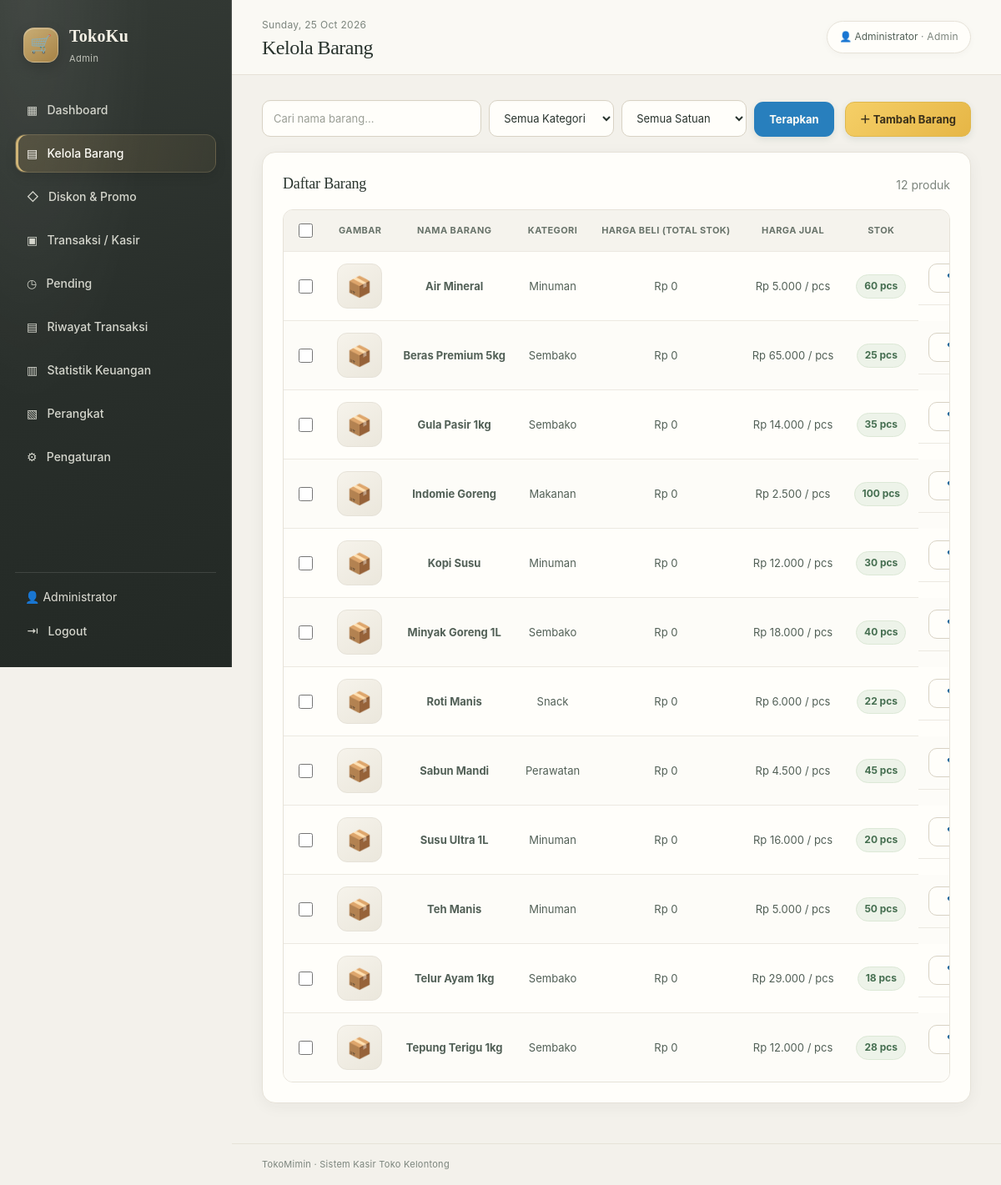
The page /products.php (signed in) on the database its author committed.
### tables this page shows
CREATE TABLE products (
 id INT AUTO_INCREMENT PRIMARY KEY,
 kode VARCHAR(30) NOT NULL UNIQUE,
 barcode VARCHAR(100) NULL,
 barcode_pcs VARCHAR(100) NULL,
 harga_beli DECIMAL(12,2) NOT NULL DEFAULT 0,
 modal_total DECIMAL(12,2) NULL,
 nama VARCHAR(150) NOT NULL,
 kategori VARCHAR(80) NOT NULL DEFAULT 'Umum',
 harga DECIMAL(12,2) NOT NULL DEFAULT 0,
 harga_pack DECIMAL(12,2) NOT NULL DEFAULT 0,
 isi_per_pack INT NOT NULL DEFAULT 1,
 satuan_isi VARCHAR(20) NOT NULL DEFAULT 'pcs',
 stok DECIMAL(12,3) NOT NULL DEFAULT 0,
 satuan VARCHAR(20) NOT NULL DEFAULT 'pcs',
 gambar VARCHAR(255) NULL,
 created_at TIMESTAMP DEFAULT CURRENT_TIMESTAMP
);

### config.php (called while the page is built, shortened)
<?php
function e($value) {
    return htmlspecialchars((string)$value, ENT_QUOTES, 'UTF-8');
}
function rupiah($angka) {
    return 'Rp ' . number_format((float)$angka, 0, ',', '.');
}

### products.php (the view, shortened to what this page needs)
<?php
require 'config.php'; hanya_admin();
if ($_SESSION['user']['role']==='admin') {
    $pdo->exec("UPDATE products SET satuan='galon' WHERE satuan='liter'");
} else {
    $unitColumn = $pdo->prepare("SELECT COUNT(*) FROM INFORMATION_SCHEMA.COLUMNS WHERE TABLE_SCHEMA = DATABASE() AND TABLE_NAME = 'products' AND COLUMN_NAME = 'satuan'");
    $unitColumn->execute();
    $hasUnitColumn = (bool)$unitColumn->fetchColumn();
}
$q=trim($_GET['q']??'');
$conditions=[];$params=[];
$sql="SELECT * FROM products".($conditions?' WHERE '.implode(' AND ',$conditions):'')." ORDER BY nama";
$stmt=$pdo->prepare($sql);$stmt->execute($params);$products=$stmt->fetchAll();
$formatQuantity=static fn($value): string => rtrim(rtrim(number_format((float)$value,3,'.',''), '0'), '.');
require 'includes/header.php';
?>
<div class="toolbar"><form method="get" class="search-form products-filter-form"><input id="product-search-input" name="q" value="<?= e($q) ?>" placeholder="Cari nama barang..." autocomplete="off"><select name="kategori" aria-label="Filter kategori"><option value="">Semua Kategori</option></select><select name="satuan" aria-label="Filter satuan stok"><option value="">Semua Satuan</option></select><button class="btn blue">Terapkan</button></form><?php if($_SESSION['user']['role']==='admin'): ?><div class="product-toolbar-actions"><button class="btn gold" type="button" id="open-product-form">＋ Tambah Barang</button></div><?php endif; ?></div>
<section class="panel"><div class="panel-head"><h3>Daftar Barang</h3><span class="muted" id="product-count"><?= count($products) ?> produk</span></div><div class="table-wrap"><table class="products-table"><thead><tr><th><input id="select-all-products" type="checkbox" aria-label="Pilih semua barang"></th><th>Gambar</th><th>Nama Barang</th><th>Kategori</th><?php if($_SESSION['user']['role']==='admin'): ?><th>Harga Beli (Total Stok)</th><?php endif; ?><th>Harga Jual</th><th>Stok</th><?php if($_SESSION['user']['role']==='admin'): ?><th>Aksi</th><?php endif; ?></tr></thead><tbody id="products-table-body">
<?php foreach($products as $p): $stockUnit=$p['satuan']??'pcs'; $isBulkUnit=in_array($stockUnit,['pack','dus','sachet','box'],true); $packSize=max(1,(int)($p['isi_per_pack']??1)); $stockPieces=(int)$p['stok']; $fullPacks=$isBulkUnit?intdiv($stockPieces,$packSize):0; $loosePieces=$isBulkUnit?$stockPieces%$packSize:0; $legacyModalTotal=($stockUnit==='kg')?(float)($p['harga_beli']??0):(float)($p['harga_beli']??0)*(float)$p['stok']; $stockCapital=$p['modal_total']??$legacyModalTotal; ?><tr><td><input class="product-row-checkbox" type="checkbox" value="<?= (int)$p['id'] ?>" aria-label="Pilih <?= e($p['nama']) ?>"></td><td><?php if(!empty($p['gambar'])): ?><img class="product-thumbnail" src="<?= e($p['gambar']) ?>" alt="<?= e($p['nama']) ?>"><?php else: ?><span class="product-thumbnail-placeholder" aria-label="Tidak ada gambar">📦</span><?php endif; ?></td><td><b><?= e($p['nama']) ?></b></td><td><?= e($p['kategori']) ?></td><?php if($_SESSION['user']['role']==='admin'): ?><td><?= rupiah($stockCapital) ?></td><?php endif; ?><td><?php if($isBulkUnit): ?><div><?= rupiah($p['harga_pack']??0) ?> / <?= e($stockUnit) ?></div><small><?= rupiah($p['harga']) ?> / pcs</small><?php else: ?><?= rupiah($p['harga']) ?> / <?= e($stockUnit) ?><?php endif; ?></td><td><span class="badge <?= $p['stok']<10?'warning':'success' ?>"><?php if($isBulkUnit): ?><?= $stockPieces ?> pcs (<?= $fullPacks ?> <?= e($stockUnit) ?><?php if($loosePieces>0): ?> + sisa <?= $loosePieces ?> pcs<?php endif; ?>)<?php else: ?><?= $stockUnit==='kg'?$formatQuantity($p['stok']):(int)$p['stok'] ?> <?= e($stockUnit) ?><?php endif; ?></span></td><?php if($_SESSION['user']['role']==='admin'): ?><td class="actions"><div class="product-action-card"><a class="product-action-button edit" href="products.php?edit=<?= $p['id'] ?>"><span aria-hidden="true">✎</span> Edit</a><button class="product-action-button delete delete-product-button" type="button" data-product-id="<?= (int)$p['id'] ?>" data-product-name="<?= e($p['nama']) ?>"><span aria-hidden="true">⌫</span> Hapus</button></div></td><?php endif; ?></tr><?php endforeach; ?>
</tbody></table></div></section>
<?php require 'includes/footer.php'; ?>

### rows shown on the page
products: nama "Air Mineral", kategori "Minuman", rupiah($stockCapital) "Rp 0", harga "Rp 5.000", satuan "pcs", stok "60"
products: nama "Beras Premium 5kg", kategori "Sembako", rupiah($stockCapital) "Rp 0", harga "Rp 65.000", satuan "pcs", stok "25"
products: nama "Gula Pasir 1kg", kategori "Sembako", rupiah($stockCapital) "Rp 0", harga "Rp 14.000", satuan "pcs", stok "35"
products: nama "Indomie Goreng", kategori "Makanan", rupiah($stockCapital) "Rp 0", harga "Rp 2.500", satuan "pcs", stok "100"
products: nama "Kopi Susu", kategori "Minuman", rupiah($stockCapital) "Rp 0", harga "Rp 12.000", satuan "pcs", stok "30"
products: nama "Minyak Goreng 1L", kategori "Sembako", rupiah($stockCapital) "Rp 0", harga "Rp 18.000", satuan "pcs", stok "40"
products: nama "Roti Manis", kategori "Snack", rupiah($stockCapital) "Rp 0", harga "Rp 6.000", satuan "pcs", stok "22"
products: nama "Sabun Mandi", kategori "Perawatan", rupiah($stockCapital) "Rp 0", harga "Rp 4.500", satuan "pcs", stok "45"
products: nama "Susu Ultra 1L", kategori "Minuman", rupiah($stockCapital) "Rp 0", harga "Rp 16.000", satuan "pcs", stok "20"
products: nama "Teh Manis", kategori "Minuman", rupiah($stockCapital) "Rp 0", harga "Rp 5.000", satuan "pcs", stok "50"
products: nama "Telur Ayam 1kg", kategori "Sembako", rupiah($stockCapital) "Rp 0", harga "Rp 29.000", satuan "pcs", stok "18"
products: nama "Tepung Terigu 1kg", kategori "Sembako", rupiah($stockCapital) "Rp 0", harga "Rp 12.000", satuan "pcs", stok "28"

### other values the page prints
$_SESSION['user']['role'] "Admin"
$namaPengguna "Administrator"
$pageTitle "Kelola Barang"
count($products) "12"
